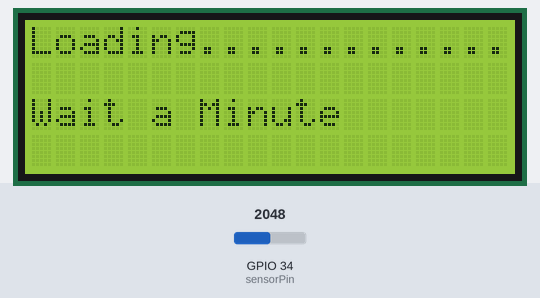
A sketch run on a simulated ESP32. Shown: 20×4 character LCD. The test bench sets the inputs (shaded band); at power-on: GPIO 34 (sensorPin) = 2048. WiFi joins after 1.5 s; servers stay silent unless stated; EEPROM starts erased; what the sketch prints to the serial monitor is not drawn.

Above: at 2.0 s.
At 5.1 s:
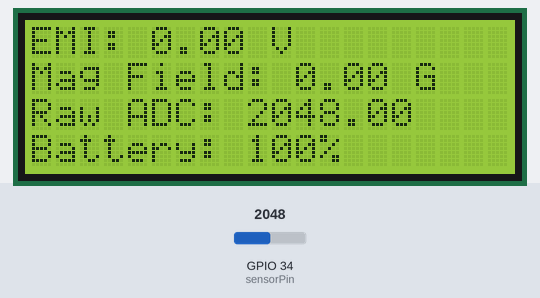
5.2 s: GPIO 34 (sensorPin) set to 2866
At 7.2 s:
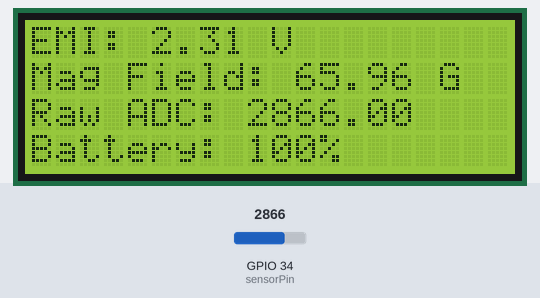
7.5 s: GPIO 34 (sensorPin) set to 2288
At 9.4 s:
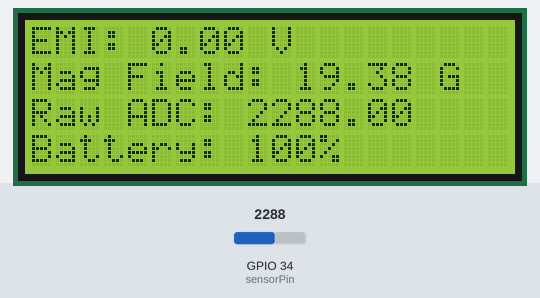
9.7 s: GPIO 34 (sensorPin) set to 2162
At 10.7 s:
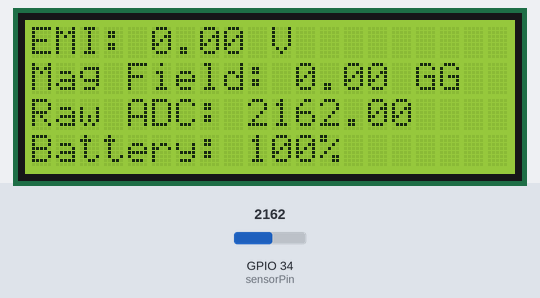
Timing chart, 0 to 12.7 s (numbered marks = the images above; inputs shaded):
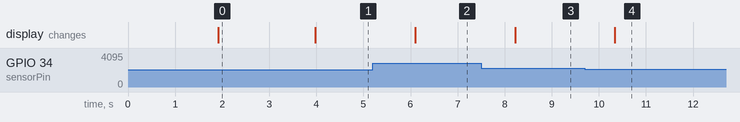

Measured:
- the behaviour switches between 2234 and 2233 on GPIO 34 (sensorPin) (found by bisection; images 3 and 4)
- after the input at 5.2 s, the display: changes after 0.90 s (image 2)
- after the input at 7.5 s, the display: changes after 0.72 s (image 3)
- after the input at 9.7 s, the display: changes after 0.64 s (image 4)
- what the display in image 0 shows lasts 2.1 s, from 1.9 s to 4.0 s

The sketch:

Esp32-code.ino
```cpp
#define BLYNK_TEMPLATE_ID "TMPL3t_H_wknB"
#define BLYNK_TEMPLATE_NAME "EMI AND EMF"
#define BLYNK_AUTH_TOKEN "Wv48PQdl679IFiqP9HdkL5IhpLPGIiDB"

#include <Wire.h>
#include <LiquidCrystal_I2C.h>
#include <WiFi.h>
#include <BlynkSimpleEsp32.h>
#include <EEPROM.h>
#include <WebServer.h>

// WiFi Credentials
char ssid[] = "Anandan";         // Replace with your WiFi SSID
char pass[] = "12345671";        // Replace with your WiFi password

// LCD
LiquidCrystal_I2C lcd(0x27, 20, 4);

// HTTP Server
WebServer server(8080);

// Hall Effect Sensor
const int sensorPin = 34;   // ADC Pin
const float sensorVoltage = 3.3;
const int sensorResolution = 4095;
const float sensitivity = 0.001;

// Battery Percentage Variables
int batteryPercentage1;
unsigned long previousMillis = 0;
const unsigned long interval = 300000; // 5 minutes in milliseconds

// Variables
float rawValue, sensorOutputVoltage, magneticField;
String ipAddress;
const int port = 8080;

void handleReadings() {
  String json = "{";
  json += "\"sensorVoltage\":" + String(sensorOutputVoltage, 3) + ",";
  json += "\"magneticField\":" + String(magneticField, 3) + ",";
  json += "\"batteryPercentage\":" + String(batteryPercentage1);
  json += "}";

  server.send(200, "application/json", json);
}

void setup() {
  // Initialize Serial Monitor
  Serial.begin(115200);

  // Initialize LCD
  lcd.init();
  lcd.backlight();
  lcd.print("TITANS02 EMI Meter");

  // Initialize Blynk
  Blynk.begin(BLYNK_AUTH_TOKEN, ssid, pass);

  // Initialize EEPROM
  EEPROM.begin(512);
  batteryPercentage1 = EEPROM.read(1);
  if (batteryPercentage1 > 100 || batteryPercentage1 < 0) {
    batteryPercentage1 = 100;
  }

  // Get IP Address
  ipAddress = WiFi.localIP().toString();

  // Start HTTP Server
  lcd.clear();
  lcd.print("Loading.............");
  lcd.print("Wait a Minute");
  delay(2000);
  lcd.clear();
}

void loop() {
  Blynk.run();
  server.handleClient();

  // Read sensor data
  rawValue = analogRead(sensorPin);
  sensorOutputVoltage = (rawValue * sensorVoltage) / sensorResolution;
  magneticField = fabs((sensorOutputVoltage - (sensorVoltage / 2)) / sensitivity);
  const float voltageThreshold = 2.0; // Set the voltage threshold for zero calibration
  if (sensorOutputVoltage < voltageThreshold) {
    sensorOutputVoltage = 0.0; // Set sensor voltage to zero if below the threshold
  }

  // Apply zero calibration
  const float threshold = 150.0; // Set the threshold for zero calibration
  if (magneticField < threshold) {
    magneticField = 0.0; // Set magnetic field to zero if below the threshold
  }

  // Update battery percentage every 15 minutes
  unsigned long currentMillis = millis();
  if (currentMillis - previousMillis >= interval) {
    previousMillis = currentMillis;
    if (batteryPercentage1 > 0) {
      batteryPercentage1 -= 1;
      EEPROM.write(0, batteryPercentage1);
      EEPROM.commit();
    }
  }
  float value1 = magneticField / 10;

  // Display on LCD
  lcd.setCursor(0, 0);
  lcd.print("EMI: ");
  lcd.print(sensorOutputVoltage, 2);
  lcd.print(" V");

  lcd.setCursor(0, 1);
  lcd.print("Mag Field: ");
  lcd.print(value1, 2);
  lcd.print(" G");

  lcd.setCursor(0, 2);
  lcd.print("Raw ADC: ");
  lcd.print(rawValue);

  lcd.setCursor(0, 3);
  lcd.print("Battery: ");
  lcd.print(batteryPercentage1);
  lcd.print("%");

  // Print to Serial Monitor
  Serial.print("IP: ");
  Serial.println(ipAddress);
  Serial.print("Port: ");
  Serial.println(port);
  Serial.print("EMI (Sensor Voltage): ");
  Serial.println(sensorOutputVoltage, 2);
  Serial.print("Magnetic Field: ");
  Serial.println(value1, 2);
  Serial.print("Battery Percentage: ");
  Serial.println(batteryPercentage1);

  // Send data to Blynk
  Blynk.virtualWrite(V0, sensorOutputVoltage);
  Blynk.virtualWrite(V1, value1);
  Blynk.virtualWrite(V2, batteryPercentage1);

  // Check thresholds and trigger Blynk events
  if (sensorOutputVoltage > 2.8) {
    Blynk.logEvent("high_emi", "High EMI Voltage Detected: " + String(sensorOutputVoltage, 2) + " V");
  }

  if (value1 > 80) {
    Blynk.logEvent("high_magnetic_field", "High Magnetic Field Detected: " + String(value1, 2) + " G");
  }

  delay(1000);
}
```
